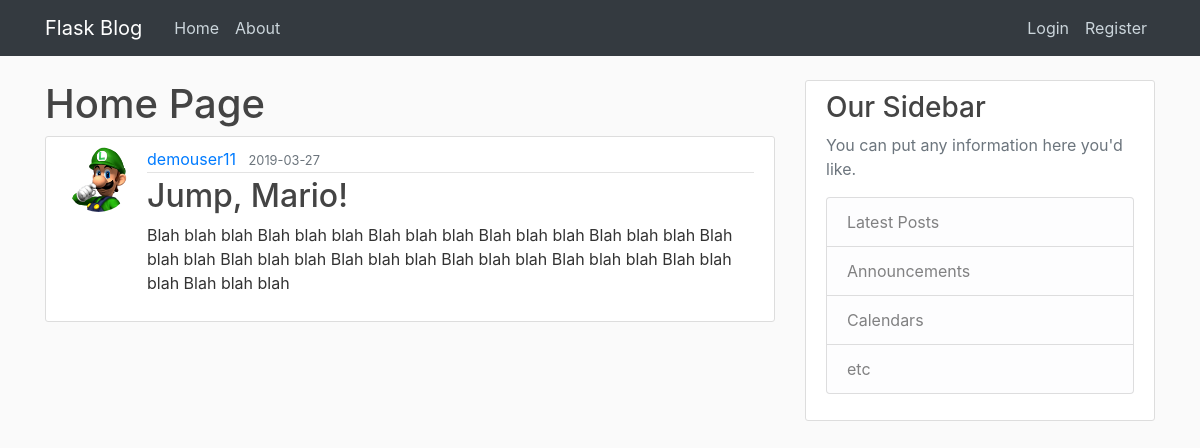
/post/1, run on the app's committed database.
### one/models.py (models this page shows, shortened)
class User(db.Model, UserMixin):
	id = db.Column(db.Integer, primary_key=True)
	username = db.Column(db.String(20), unique=True, nullable=False)
	email = db.Column(db.String(120), unique=True, nullable=False)
	image_file = db.Column(db.String(20), nullable=False, default='default.jpg')
	password = db.Column(db.String(60), nullable=False)
	posts = db.relationship('Post', backref='author', lazy=True)

class Post(db.Model):
	id = db.Column(db.Integer, primary_key=True)
	title = db.Column(db.String(100), nullable=False)
	date_posted = db.Column(db.DateTime, nullable=False, default=datetime.utcnow)
	content =  db.Column(db.Text, nullable=False)
	gem_file = db.Column(db.String(20), nullable=False)
	user_id = db.Column(db.Integer, db.ForeignKey('user.id'), nullable=False)

### one/posts/routes.py (the view)
@posts.route("/post/<int:post_id>")
def post(post_id):
	post = Post.query.get_or_404(post_id)
	return render_template('post.html', title=post.title, post=post)

### one/templates/post.html (shortened to what this page needs)
{% extends "layout.html" %}
{% block content %}
<h1>Home Page</h1>
<article class="media content-section">
  <img class="rounded-circle article-img" src="{{ url_for('static', filename='profile_pics/' + post.author.image_file) }}">
  <div class="media-body">
    <div class="article-metadata">
      <a class="mr-2" href="{{ url_for('users.user_posts', username=post.author.username) }}">{{ post.author.username }}</a>
      <small class="text-muted">{{ post.date_posted.strftime('%Y-%m-%d') }}</small>
    </div>
    <h2 class="article-title">{{ post.title }}</h2>
    <p class="article-content">{{ post.content }}</p>
  </div>
</article>
{% endblock content %}

### one/static/main.css (style rules this page uses)
body { background: #fafafa; color: #333333; margin-top: 5rem; }
h1, h2, h3, h4, h5, h6 { color: #444444; }
.content-section { background: #ffffff; padding: 10px 20px; border: 1px solid #dddddd; border-radius: 3px; margin-bottom: 20px; }
.article-title { color: #444444; }
.article-content { white-space: pre-line; }
.article-img { height: 65px; width: 65px; margin-right: 16px; }
.article-metadata { padding-bottom: 1px; margin-bottom: 4px; border-bottom: 1px solid #e3e3e3 }

### data on the page
User: image_file (picture), author.username "demouser11"
Post: date_posted "2019-03-27", title "Jump, Mario!", content "Blah blah blah Blah blah blah Blah blah blah Blah blah blah Blah blah blah Blah blah blah Blah blah blah Blah blah blah Blah blah blah Blah blah blah Blah blah blah Blah blah blah"
